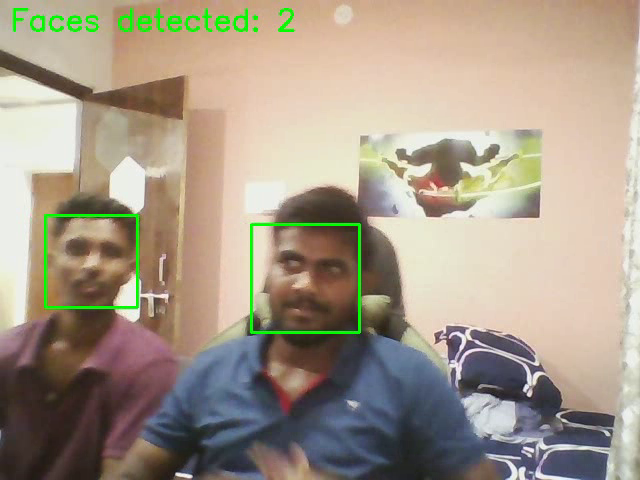
#> input picture frame 14 of Gen_AI/recordings/attendance_record.avi, 640 x 480 px, given in place of the camera
$ python opencv.py
#> lines starting #> are read from the running program, lines starting #| are printed output that depends on the picture; after the words box and inside, x2 and y2 are one past the last pixel; in counts of white or black regions, pixels touching at a corner belong together
import cv2
import os
import csv
import time
from datetime import datetime

cascade_path = cv2.data.haarcascades + "haarcascade_frontalface_default.xml"
face_cascade = cv2.CascadeClassifier(cascade_path)
if face_cascade.empty():
    print("Failed to load face cascade")
    exit()

os.makedirs("snapshots", exist_ok=True)
os.makedirs("recordings", exist_ok=True)
attendance_file = "attendance.csv"

cap = cv2.VideoCapture(0)
if not cap.isOpened():
    print("Cannot open camera")
    exit()

ret, frame = cap.read()
#> frame is the input picture: shape (480, 640, 3); mean B, G, R 136.4, 153.2, 165.4
if not ret:
    print("Failed to read from camera")
    cap.release()
    exit()

frame = cv2.resize(frame, (640, 480))
frame_height, frame_width = frame.shape[:2]
#> frame_height = 480; frame_width = 640
fourcc = cv2.VideoWriter_fourcc(*"XVID")
out = cv2.VideoWriter(os.path.join("recordings", "attendance_record.avi"), fourcc, 20.0, (frame_width, frame_height))
if not out.isOpened():
    print("Cannot open video writer. Check codec support and output path.")
    cap.release()
    exit()

# Create attendance CSV file with header if it does not exist.
if not os.path.exists(attendance_file):
    with open(attendance_file, mode="w", newline="") as csvfile:
        writer = csv.writer(csvfile)
        writer.writerow(["timestamp", "face_count"])

attendance_logged = False
snapshot_taken = False
start_time = time.time()  # Record start time for 5 second limit

while True:
    # Check if 5 seconds have elapsed
    if time.time() - start_time > 5:
        print("5 seconds elapsed. Stopping recording.")
        break

    ret, frame = cap.read()
    if not ret:
        print("Cannot read camera frame")
        break

    frame = cv2.resize(frame, (frame_width, frame_height))
    gray = cv2.cvtColor(frame, cv2.COLOR_BGR2GRAY)
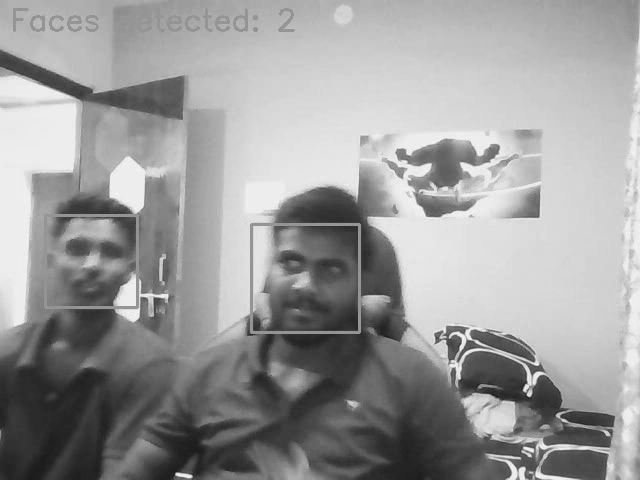
#> gray: shape (480, 640); min 19, max 249, mean 154.8
    blur = cv2.GaussianBlur(gray, (5, 5), 0)

    faces = face_cascade.detectMultiScale(blur, scaleFactor=1.1, minNeighbors=5, minSize=(60, 60))
#> faces = [[45, 215, 94, 94], [250, 224, 109, 109]]
    attendance_text = "No face detected"

    if len(faces) > 0:
        attendance_text = f"Faces detected: {len(faces)}"
#> attendance_text = 'Faces detected: 2'
        # Log attendance only once
        if not attendance_logged:
            timestamp = datetime.now().strftime("%Y-%m-%d %H:%M:%S")
            with open(attendance_file, mode="a", newline="") as csvfile:
                writer = csv.writer(csvfile)
                writer.writerow([timestamp, len(faces)])
            attendance_logged = True

        # Take snapshot only once
        if not snapshot_taken:
            for (x, y, w, h) in faces:
                face_img = frame[y:y + h, x:x + w]
                filename = os.path.join("snapshots", f"face_{datetime.now().strftime('%Y%m%d_%H%M%S_%f')}.png")
                cv2.imwrite(filename, face_img)
#> this loop made 2 passes
#> pass 1, `face_img = frame[y:y + h, x:x + w]`:
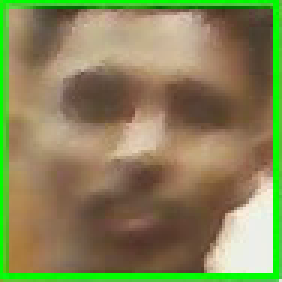
#> face_img: shape (94, 94, 3) (shown 3 times larger); mean B, G, R 87, 133.3, 133.9
#> pass 2, `face_img = frame[y:y + h, x:x + w]`:
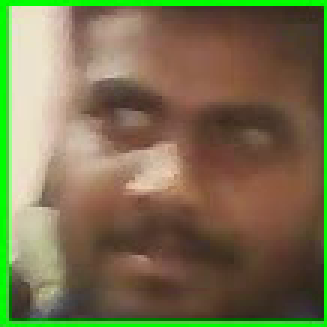
#> face_img: shape (109, 109, 3) (shown 3 times larger); mean B, G, R 78.6, 113.2, 120.4
            snapshot_taken = True
    else:
        attendance_logged = False

    for (x, y, w, h) in faces:
        cv2.rectangle(frame, (x, y), (x + w, y + h), (0, 255, 0), 2)
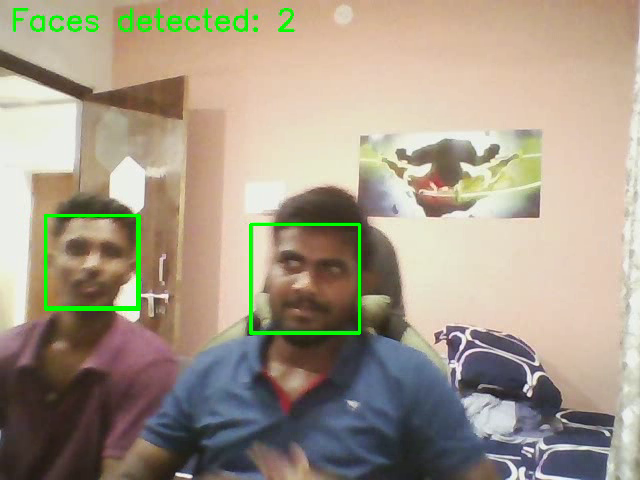
#> frame: shape (480, 640, 3); mean B, G, R 136, 153.5, 164.9

    cv2.putText(frame, attendance_text, (10, 30), cv2.FONT_HERSHEY_SIMPLEX, 1, (0, 255, 0), 2)
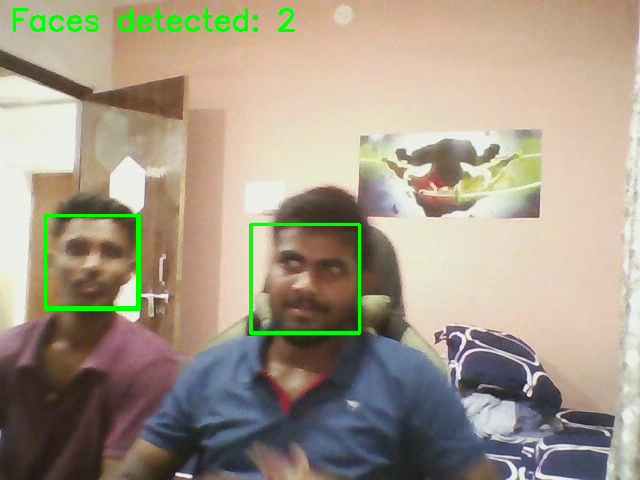
#> frame: shape (480, 640, 3); 0.55% of pixels changed, all inside (x1, y1, x2, y2) = (13, 8, 295, 32)
    out.write(frame)
    cv2.imshow("Smart Attendance System", frame)

    if cv2.waitKey(1) & 0xFF == ord('q'):
#> (key q is pressed here)
        break

cap.release()
out.release()
cv2.destroyAllWindows()

$ run again, starting later in the video
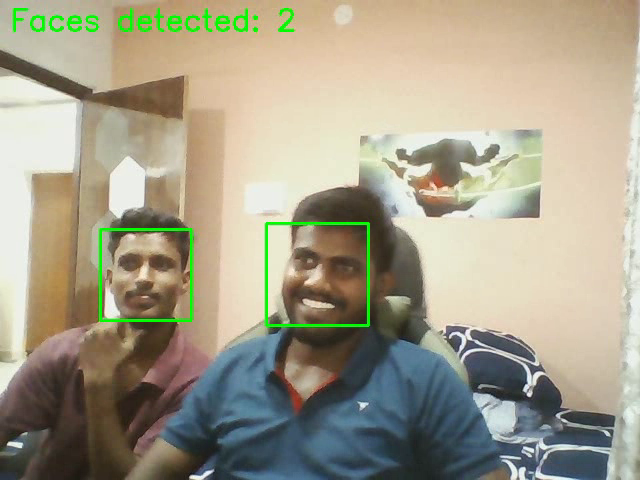
#> input picture frame 65 of Gen_AI/recordings/attendance_record.avi, 640 x 480 px, given in place of the camera
#> frame is the input picture: shape (480, 640, 3); mean B, G, R 138, 158.4, 163.9
#> faces = [[100, 229, 91, 91]]
#> attendance_text = 'Faces detected: 1'
#> the loop `for (x, y, w, h) in faces:` made 1 pass
#> pass 1, `face_img = frame[y:y + h, x:x + w]`:
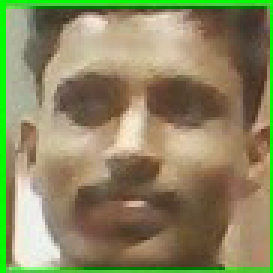
#> face_img: shape (91, 91, 3) (shown 3 times larger); mean B, G, R 97, 135.9, 139.3
#> `cv2.putText(frame, attendance_text, (10, 30), cv2.FONT_HERSHEY_SIMPLEX..`:
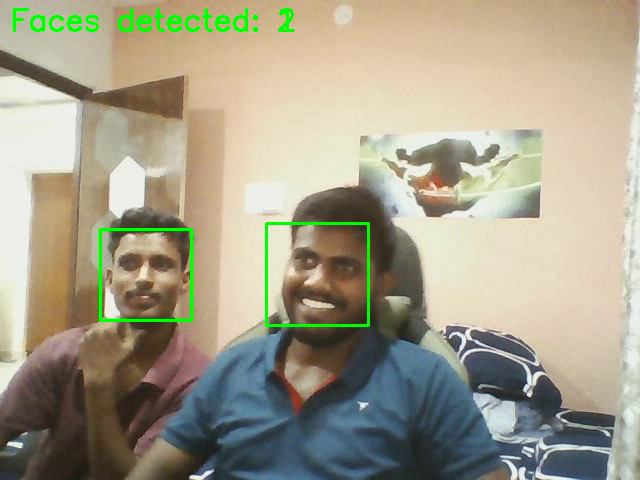
#> frame: shape (480, 640, 3); mean B, G, R 137.9, 158.6, 163.7

$ run again, starting later in the video
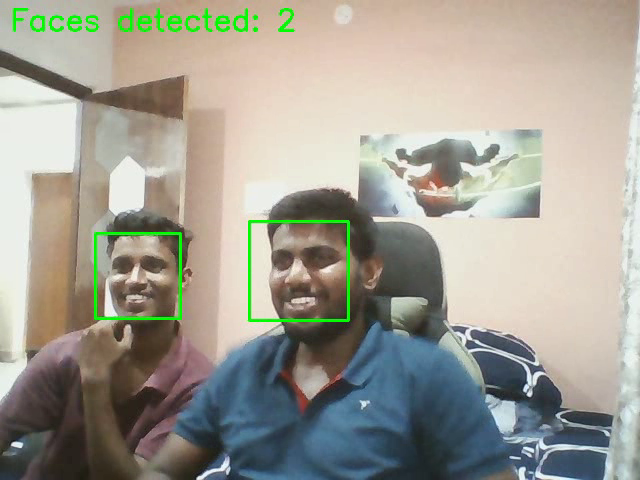
#> input picture frame 116 of Gen_AI/recordings/attendance_record.avi, 640 x 480 px, given in place of the camera
#> frame is the input picture: shape (480, 640, 3); mean B, G, R 147.2, 158.3, 160.6
#> faces = [[94, 233, 86, 86], [253, 221, 101, 101]]
#> attendance_text = 'Faces detected: 2'
#> the loop `for (x, y, w, h) in faces:` made 2 passes
#> pass 1, `face_img = frame[y:y + h, x:x + w]`:
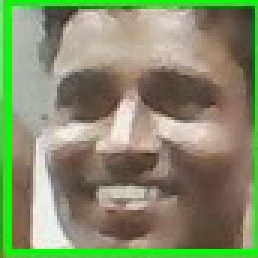
#> face_img: shape (86, 86, 3) (shown 3 times larger); mean B, G, R 106.6, 142.5, 132
#> `cv2.putText(frame, attendance_text, (10, 30), cv2.FONT_HERSHEY_SIMPLEX..`:
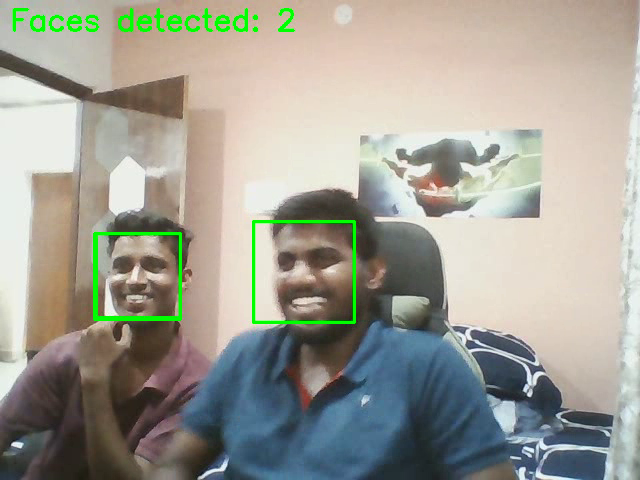
#> frame: shape (480, 640, 3); mean B, G, R 148.2, 158.9, 159.7
